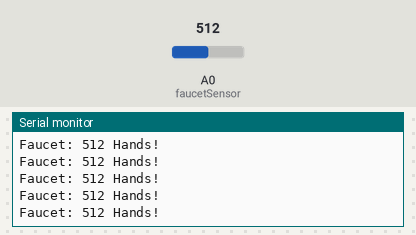
This sketch was run on a simulated Arduino Uno, built with avr-gcc and run on an emulated ATmega328P. Shown: the last lines printed to the serial monitor. Inputs (shaded band) come from the test bench; at power-on: A0 (faucetSensor) = 512.

Above: at 1.2 s.
1.3 s: A0 (faucetSensor) set to 891
At 2.2 s:
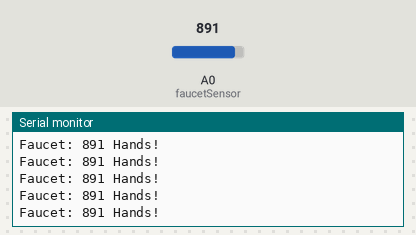
4.3 s: A0 (faucetSensor) set to 909
At 4.8 s:
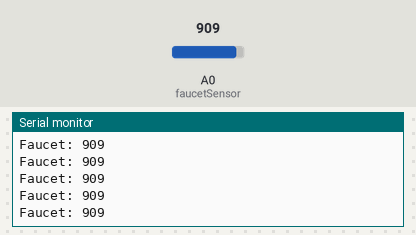

The sketch:

Faucet_Test.ino
```cpp
// (licence header left out)
const byte faucetSensor = A0;

void setup()
{
  Serial.begin(9600);

  pinMode(faucetSensor, INPUT);
}

void loop()
{
  int sensor = analogRead(faucetSensor);

  Serial.print("Faucet: ");
  Serial.print(sensor);

  if(sensor < 900)
  {
    Serial.print(" Hands!");
  }

  Serial.println();

  delay(25);
}
```

Measured:
- the behaviour switches between 899 and 900 on A0 (faucetSensor) (found by bisection; images 1 and 2)
- after the input at 1.3 s, the serial monitor: prints a new line at once (image 1)
- after the input at 4.3 s, the serial monitor: prints a new line at once (image 2)
